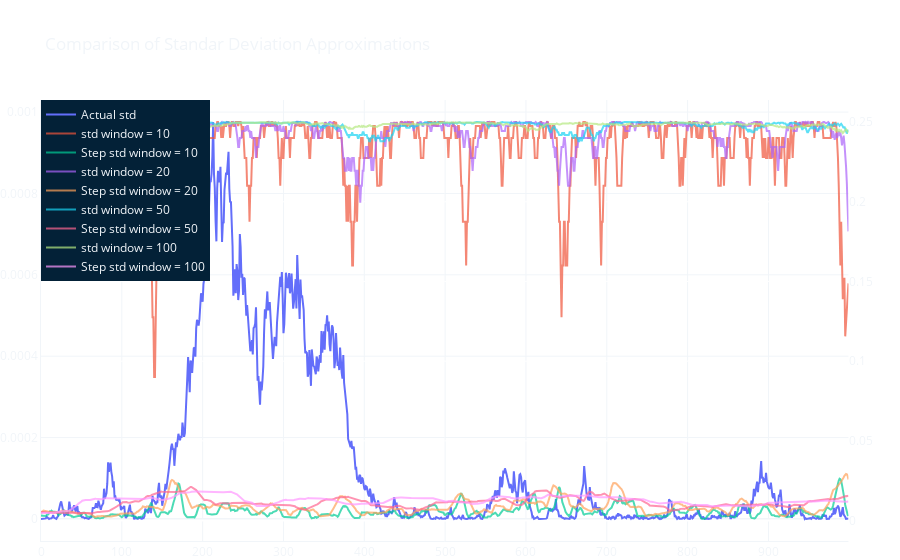

Write notebook code for a chart like this one.
### Code cell
fig = make_subplots(specs=[[{"secondary_y": True}]])

fig.add_trace(go.Scatter(y=std ** 2, name='Actual std'), secondary_y=False)

windows = [5, 10, 20, 50, 100]
alpha = 0.8
for i in range(1, len(windows)):
    std_window = apply_rolling_function(games_results, windows[i], np.std)
    std_step = step_mean(games_results, 0.9)
    std_step = apply_rolling_function(std_step, windows[i], np.std)

    fig.add_trace(go.Scatter(y=std_window ** 2, name=f'std window = {windows[i]}', opacity=0.7), secondary_y=True)
    fig.add_trace(go.Scatter(y=std_step ** 2, name=f'Step std window = {windows[i]}', opacity=0.7), secondary_y=True)

fig.update_layout(**layout_dict, title='Comparison of Standar Deviation Approximations')
# fig.update_yaxes(range=[-0.00005, 0.003], secondary_y=False)
# fig.update_yaxes(range=[-0.05, 0.3], secondary_y=True)
fig.show()

### Figure 1 — Plotly figure (JSON) as saved in the notebook; plotly's stock layout.template omitted (floating-point values rounded to 4 significant figures; data arrays with more than 128 entries replaced by an {"elided": "..."} marker saying what was removed)
{"data": [{"name": "Actual std", "type": "scatter", "xaxis": "x", "y": {"elided": "1000 float values"}, "yaxis": "y"}, {"name": "std window = 10", "opacity": 0.7, "type": "scatter", "xaxis": "x", "y": {"elided": "1000 float values"}, "yaxis": "y2"}, {"name": "Step std window = 10", "opacity": 0.7, "type": "scatter", "xaxis": "x", "y": {"elided": "1000 float values"}, "yaxis": "y2"}, {"name": "std window = 20", "opacity": 0.7, "type": "scatter", "xaxis": "x", "y": {"elided": "1000 float values"}, "yaxis": "y2"}, {"name": "Step std window = 20", "opacity": 0.7, "type": "scatter", "xaxis": "x", "y": {"elided": "1000 float values"}, "yaxis": "y2"}, {"name": "std window = 50", "opacity": 0.7, "type": "scatter", "xaxis": "x", "y": {"elided": "1000 float values"}, "yaxis": "y2"}, {"name": "Step std window = 50", "opacity": 0.7, "type": "scatter", "xaxis": "x", "y": {"elided": "1000 float values"}, "yaxis": "y2"}, {"name": "std window = 100", "opacity": 0.7, "type": "scatter", "xaxis": "x", "y": {"elided": "1000 float values"}, "yaxis": "y2"}, {"name": "Step std window = 100", "opacity": 0.7, "type": "scatter", "xaxis": "x", "y": {"elided": "1000 float values"}, "yaxis": "y2"}], "layout": {"font": {"color": "#f1f5f9"}, "legend": {"bgcolor": "#032137", "x": 0, "y": 1}, "margin": {"b": 0, "l": 0, "r": 0}, "paper_bgcolor": "rgba(0,0,0,0)", "plot_bgcolor": "rgba(0,0,0,0)", "title": {"text": "Comparison of Standar Deviation Approximations"}, "xaxis": {"anchor": "y", "domain": [0, 0.94], "gridcolor": "#f1f5f9", "linecolor": "#f1f5f9", "zerolinecolor": "#f1f5f9"}, "yaxis": {"anchor": "x", "domain": [0, 1], "gridcolor": "#f1f5f9", "linecolor": "#f1f5f9", "zerolinecolor": "#f1f5f9"}, "yaxis2": {"anchor": "x", "overlaying": "y", "side": "right"}}}
